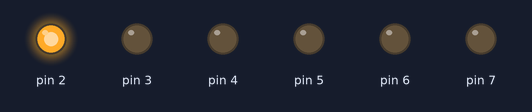
Bench run of a sketch on a simulated Arduino Uno, built with avr-gcc and run on an emulated ATmega328P. On the bench: output pins drawn as LEDs (lit = HIGH).

Above: at 0.5 s.
At 1.5 s:
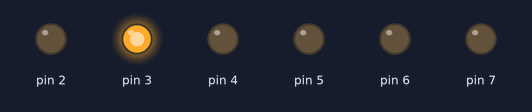
At 2.5 s:
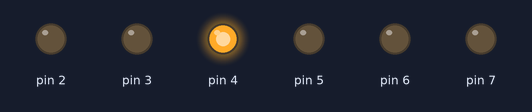
At 3.5 s:
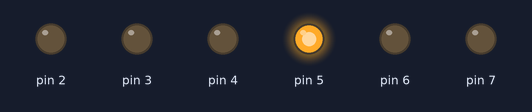
At 4.5 s:
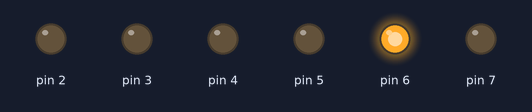
At 5.5 s:
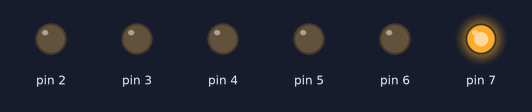
Timing chart, 0 to 7.8 s (numbered marks = the images above):
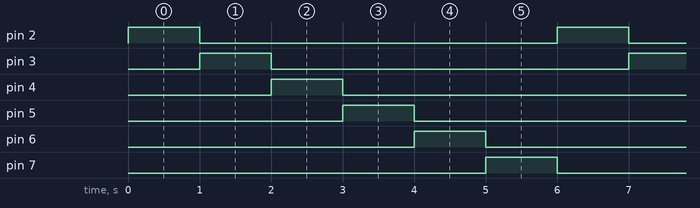

The sketch:

huxideng.ino
```cpp
void setup() {
  // put your setup code here, to run once:
  Serial.begin(9600);
  for(int i=2;i<=7;i++)
  pinMode(i,OUTPUT);
}

void loop() {
  // put your main code here, to run repeatedly:
  for(int i=2;i<=7;i++){
    digitalWrite(i,HIGH);
    delay(1000);
    digitalWrite(i,LOW);
  }
}
```

Measured:
- by itself, pin 2–7: alternates HIGH for 1.0 s and LOW for 5.0 s
- by itself, everything shown: repeats every 6.0 s, in 7 steps
